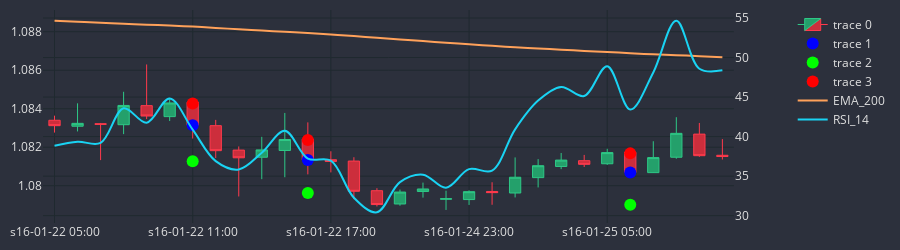

Notebook source saved alongside this figure:
### Code cell
df_plot = df_slim.iloc[70:100]
cp = CandlePlot(df_plot, candles=True)

trades = cp.df_plot[cp.df_plot.SIGNAL != NONE]

markers = ['mid_c', "TP", "SL"]
marker_colors = ["#0000FF", '#00FF00', '#FF0000']

for i in range(3):
    cp.fig.add_trace(go.Scatter(
        x = trades.sTime,
        y = trades[markers[i]],
        mode = 'markers',
        marker=dict(color=marker_colors[i], size=12)
    ))

cp.show_plot(line_traces=["EMA_200"], sec_traces=['RSI_14'], height=250)
